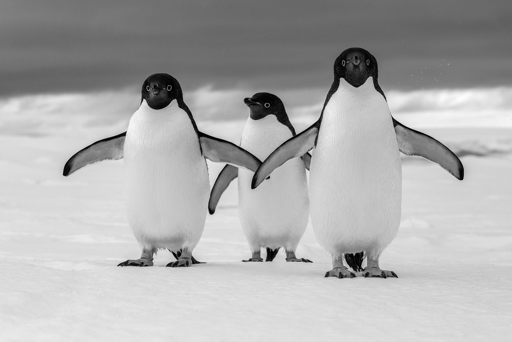
#> input picture PenguinOriginal.bmp, 512 x 342 px
$ jupyter execute 'Image Analysis Exercises.ipynb'   (older library calls are emulated)
#> lines starting #> are read from the running program, lines starting #| are printed output that depends on the picture; long printed decimals are rounded
[cell 1]
import cv2 as cv
import numpy as np
from matplotlib import pyplot as plt
from skimage import img_as_ubyte

from skimage.measure import compare_ssim

[cell 2]
originalImage = cv.imread('PenguinOriginal.bmp',0)
#> originalImage is the input picture: shape (342, 512); min 0, max 253, mean 174.2
noisyImage = cv.imread('PenguinNoise.bmp',0)
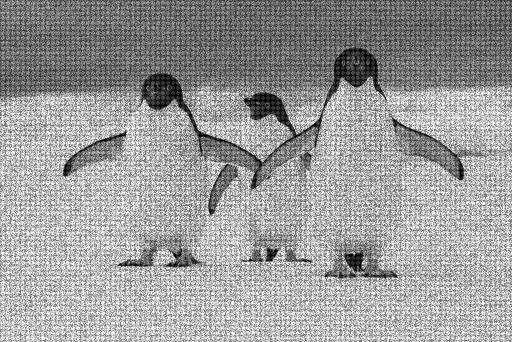
#> input picture PenguinNoise.bmp, 512 x 342 px
#> noisyImage is the input picture: shape (342, 512); min 0, max 244, mean 155.9

# Exercise 1

[cell 3]
fig = plt.figure(figsize = (20, 35), dpi = 80, facecolor = 'w', edgecolor = 'k')
plt.subplot(121),plt.imshow(originalImage, cmap = 'gray')
plt.title('Orignal Image'), plt.xticks([]), plt.yticks([])
plt.subplot(122),plt.imshow(noisyImage, cmap = 'gray')
plt.title('Noisy Image'), plt.xticks([]), plt.yticks([])
plt.show()
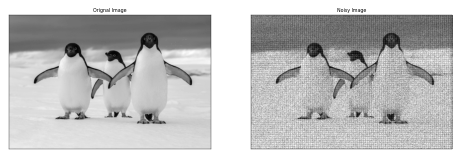
#> figure drawn by matplotlib, 2 panels

[cell 4]
fig = plt.figure(figsize = (20, 10), dpi = 80, facecolor = 'w', edgecolor = 'k')
plt.subplot(121),plt.hist(originalImage.ravel(),256,[0,256])
plt.title('Orignal Image Histogram'), plt.xticks([]), plt.yticks([])
plt.subplot(122),plt.hist(noisyImage.ravel(), 256, [0,256])
plt.title('Noisy Image Histogram'), plt.xticks([]), plt.yticks([])
plt.show()
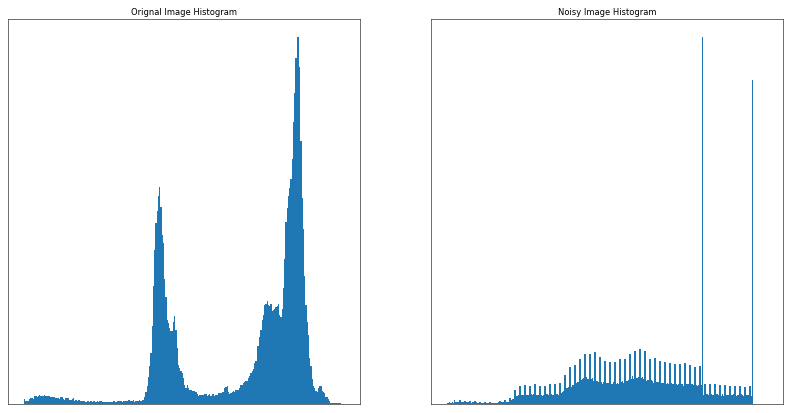
#> figure drawn by matplotlib, 2 panels

## Frequency Domain

[cell 5]
dft = cv.dft(np.float32(noisyImage),flags = cv.DFT_COMPLEX_OUTPUT)
dft_shift = np.fft.fftshift(dft)
magnitude_spectrum = 20*np.log(cv.magnitude(dft_shift[:,:,0],dft_shift[:,:,1]))
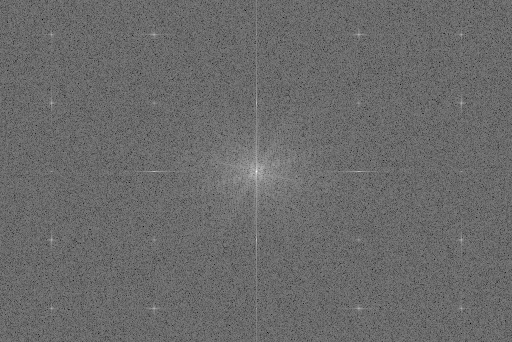
#> magnitude_spectrum: shape (342, 512) float32; min 69.4, max 342.4, mean 183.8; drawn with min black and max white
fig = plt.figure(figsize = (20, 35), dpi = 80, facecolor = 'w', edgecolor = 'k')
plt.subplot(121),plt.imshow(noisyImage, cmap = 'gray')
plt.title('Input Image'), plt.xticks([]), plt.yticks([])
plt.subplot(122),plt.imshow(magnitude_spectrum, cmap = 'gray')
plt.title('Magnitude Spectrum'), plt.xticks([]), plt.yticks([])
plt.show()

[cell 6]
rows, cols = noisyImage.shape
#> rows = 342; cols = 512
crow, ccol = int(rows/2), int(cols/2)
#> crow = 171; ccol = 256

maskDim = 55 #USE THIS SAM

# create a mask first, center square is 1, remaining all zeros
mask = np.zeros((rows,cols,2),np.uint8)
mask[crow-maskDim:crow+maskDim, ccol-maskDim:ccol+maskDim] = 1

# apply mask and inverse DFT
fshift = dft_shift*mask
f_ishift = np.fft.ifftshift(fshift)
intermediateImage = cv.idft(f_ishift)
intermediateImage = cv.magnitude(intermediateImage[:,:,0],intermediateImage[:,:,1])
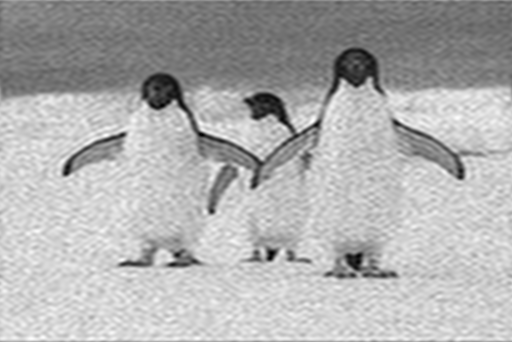
#> intermediateImage: shape (342, 512) float32; min 67309.2, max 39657956, mean 27297456; drawn with min black and max white

fig = plt.figure(figsize = (20, 35), dpi = 80, facecolor = 'w', edgecolor = 'k')
plt.subplot(121),plt.imshow(noisyImage, cmap = 'gray')
plt.title('Input Image'), plt.xticks([]), plt.yticks([])
plt.subplot(122),plt.imshow(intermediateImage, cmap = 'gray')
plt.title('Magnitude Spectrum'), plt.xticks([]), plt.yticks([])
plt.show()

[cell 7]
intermediateImage = cv.normalize(intermediateImage,None,0,255,cv.NORM_MINMAX,cv.CV_8U)

[cell 8]
fig = plt.figure(figsize = (20, 10), dpi = 80, facecolor = 'w', edgecolor = 'k')
plt.subplot(121),plt.hist(originalImage.ravel(),256,[0,256])
plt.title('Original Image Histogram'), plt.xticks([]), plt.yticks([])
plt.subplot(122),plt.hist(intermediateImage.ravel(), 256, [0,256])
plt.title('Intermediate Image Histogram'), plt.xticks([]), plt.yticks([])
plt.show()
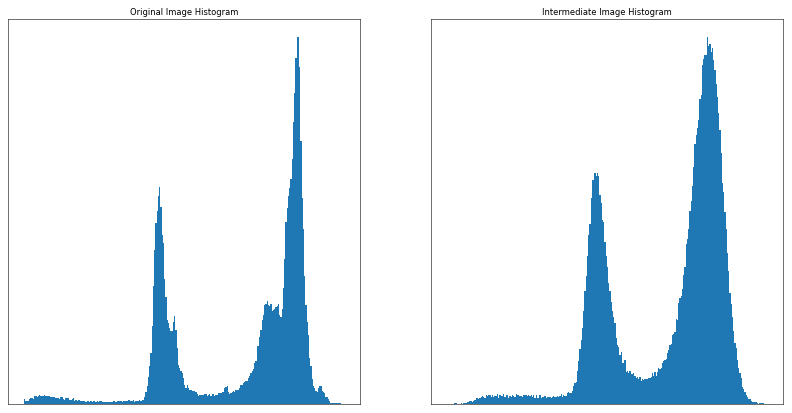
#> figure drawn by matplotlib, 2 panels

## Spatial Domain

[cell 9]
finalImage = cv.medianBlur(intermediateImage, 7)

fig = plt.figure(figsize = (20, 35), dpi = 80, facecolor = 'w', edgecolor = 'k')
plt.subplot(121),plt.imshow(intermediateImage, cmap = 'gray')
plt.title('Intermediate Image'), plt.xticks([]), plt.yticks([])
plt.subplot(122),plt.imshow(finalImage, cmap = 'gray')
plt.title('Final Image'), plt.xticks([]), plt.yticks([])
plt.show()

cv.imwrite("PenguinFinal.bmp", finalImage)
#> Out = True

[cell 10]
fig = plt.figure(figsize = (20, 10), dpi = 80, facecolor = 'w', edgecolor = 'k')
plt.subplot(121),plt.hist(originalImage.ravel(),256,[0,256])
plt.title('Original Image Histogram'), plt.xticks([]), plt.yticks([])
plt.subplot(122),plt.hist(finalImage.ravel(), 256, [0,256])
plt.title('Final Image Histogram'), plt.xticks([]), plt.yticks([])
plt.show()
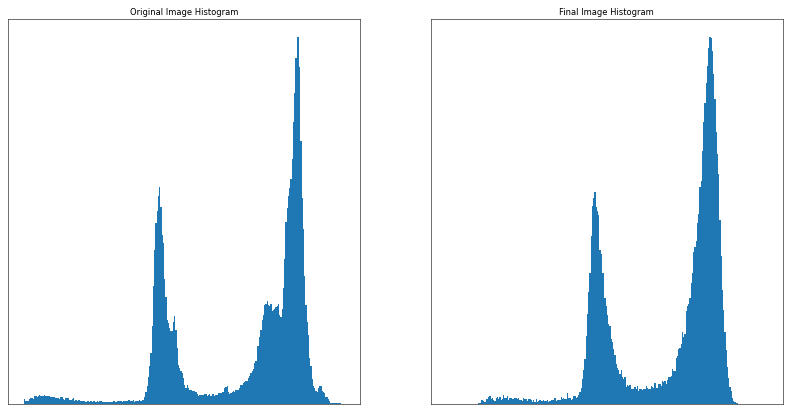
#> figure drawn by matplotlib, 2 panels

## Average Mean Squared Error

[cell 11]
def amse(A, B):
    error = np.sum((A.astype("float") - B.astype("float")) ** 2)
#> error = 0
    error /= float(A.shape[0] * A.shape[1])
    return error

Results for Exercise 1

[cell 12]
print("AMSE for Original vs Original: {}\nAMSE for Original vs Noisy: {}\nAMSE for Original vs Intermediate: {}\nAMSE for Original vs Final: {}".format(amse(originalImage, originalImage), amse(originalImage, noisyImage), amse(originalImage, intermediateImage), amse(originalImage, finalImage)))
#| AMSE for Original vs Original: 0.0
#| AMSE for Original vs Noisy: 1731.193
#| AMSE for Original vs Intermediate: 218.180
#| AMSE for Original vs Final: 199.836

[cell 13]
print("SSIM for Original vs Original: {}\nSSIM for Original vs Noisy: {}\nSSIM for Original vs Intermediate {}\nSSIM for Original vs Final: {}".format(compare_ssim(originalImage, originalImage), compare_ssim(originalImage, noisyImage),compare_ssim(originalImage, intermediateImage),compare_ssim(originalImage, finalImage)))
#| SSIM for Original vs Original: 1.0
#| SSIM for Original vs Noisy: 0.1301
#| SSIM for Original vs Intermediate 0.5767
#| SSIM for Original vs Final: 0.8023

As we can see the best result for the AMSE is a 0 when comparing the processed image to the original image. This is shown because the original compared to a copy of itself produces a AMSE of 0.0. So whilst we have reduced the AMSE from the noisy image, it is still incredibly high in comparison to a pixel perfect match. Obviously the number of pixels will impact this error, so a better measure for image quality would be the SSIM of the images. This compares the images in the luminence, contrast and structure domain to produce a similarity score in the range [0,1]. Performing this shows that 1 corresponds to an exact match of the two images being comparing the original image to itself. By then using this method to compare the original image to the final de-noised image, we find that final image is 80% similar to the original

## Final Comparison

[cell 14]
fig = plt.figure(figsize = (20, 35), dpi = 80, facecolor = 'w', edgecolor = 'k')
plt.subplot(121),plt.imshow(originalImage, cmap = 'gray')
plt.title('Original Image'), plt.xticks([]), plt.yticks([])
plt.subplot(122),plt.imshow(finalImage, cmap = 'gray')
plt.title('Final Image'), plt.xticks([]), plt.yticks([])
plt.show()

# Exercise 2

## No Reference IQA

[cell 15]
fig = plt.figure(figsize = (20, 35), dpi = 80, facecolor = 'w', edgecolor = 'k')
plt.subplot(121),plt.imshow(originalImage, cmap = 'gray')
plt.title('Intermediate Image'), plt.xticks([]), plt.yticks([])
plt.subplot(122),plt.imshow(finalImage, cmap = 'gray')
plt.title('Final Image'), plt.xticks([]), plt.yticks([])
plt.show()
